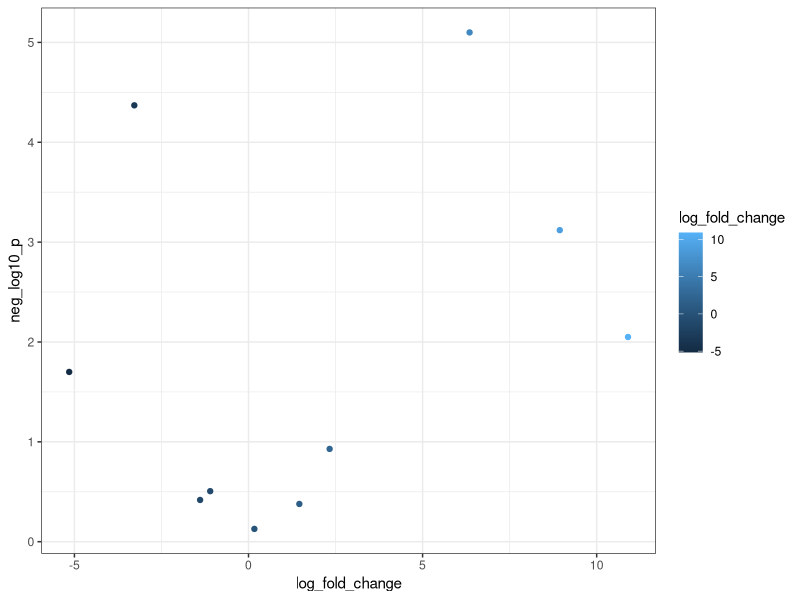
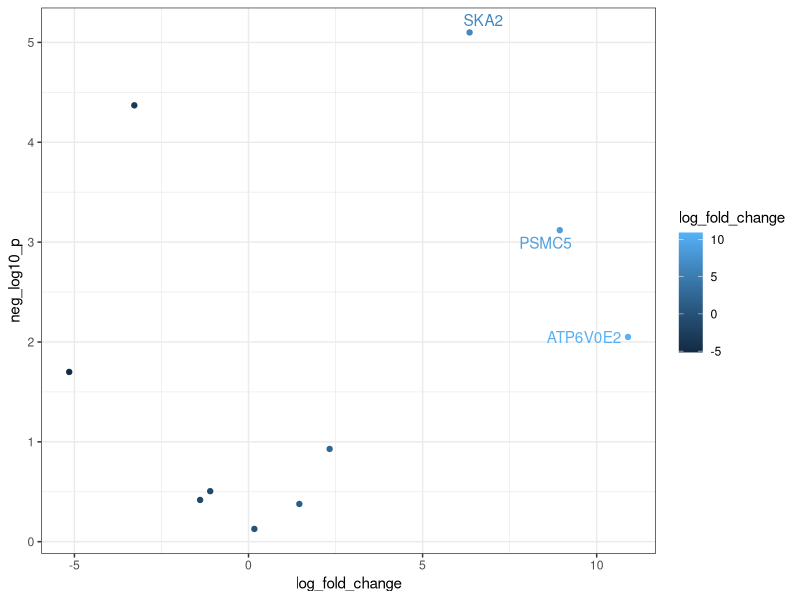
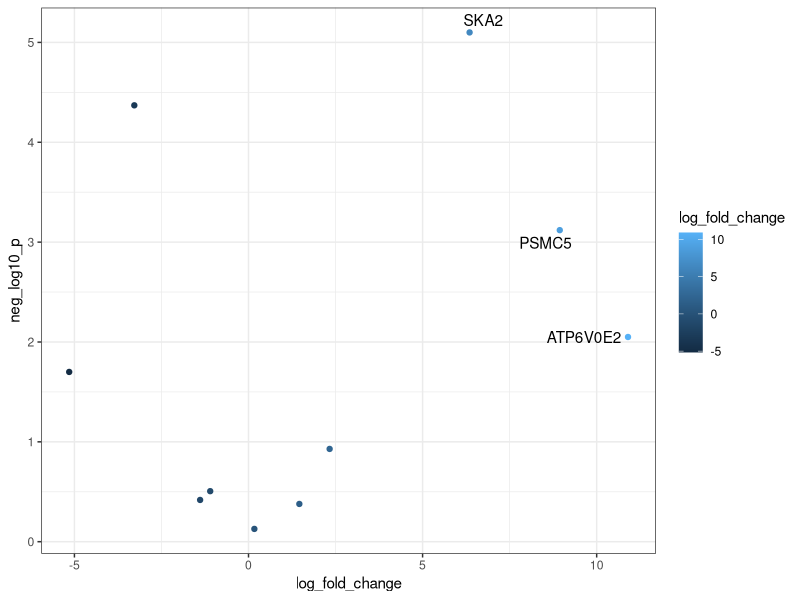

Recreate these plots in R, in order.
## ---- chunk 1
# Create a small dataset to use here as a plotting example. This data is actually
# a random selection of 10 "male_female" contrast rows from the data frame we 
# plotted in Intro ggplot.
# The tribble() function from the tibble package (tibble::tribble()) will create a
#  tibble, which _is_ a data frame but with a couple helpful tidyverse features
#  More info here: https://tibble.tidyverse.org/articles/tibble.html
gene_data <- tibble::tribble(
  ~gene_symbol, ~log_fold_change, ~neg_log10_p,
  "BOLA3",       1.46,            0.378,
  "ATP6V0E2",    10.9,            2.05, 
  "ATG12",       0.168,           0.128,
  "ASCL1",      -1.39,            0.418,
  "PSMC5",       8.94,            3.12, 
  "IMPA1",      -1.10,            0.506,
  "FABP7",      -5.15,            1.70, 
  "SCARB2",     -3.28,            4.37, 
  "FRMD6",       2.33,            0.929,
  "SKA2",        6.35,            5.10 
)

# Print the data:
gene_data
## ---- chunk 2
# Load libraries needed for plotting:
library(ggplot2)
library(ggrepel)

ggplot(
  gene_data, 
  aes(
    x = log_fold_change,
    y = neg_log10_p,
    color = log_fold_change
  )
) + 
  geom_point() + 
  theme_bw() # add bw theme
## ---- chunk 3
ggplot(
  gene_data, 
  aes(
    x = log_fold_change,
    y = neg_log10_p,
    color = log_fold_change
  )
) + 
  geom_point() +
  # This layer adds labels:
  geom_text_repel(
    # First, we want only a subset of data,which we can specify with the `data` argument. 
    # We can use dplyr::filter for this!
    data = dplyr::filter(gene_data, log_fold_change > 5),
    # Next, we set up the label to map to the `gene_symbol` column in our data
    aes(label = gene_symbol)
  ) + 
  theme_bw() 
## ---- chunk 4
ggplot(
  gene_data, 
  aes(
    x = log_fold_change,
    y = neg_log10_p,
    color = log_fold_change
  )
) + 
  geom_point() +
  # This layer adds labels:
  geom_text_repel(
    # First, we want only a subset of data,which we can specify with the `data` argument. 
    # We can use dplyr::filter for this!
    data = dplyr::filter(gene_data, log_fold_change > 5),
    # Next, we set up the label to map to the `gene_symbol` column in our data
    aes(label = gene_symbol),
    # Specify the same color (here, black) for all points
    color = "black"
  ) + 
  theme_bw() 
## ---- chunk 5
sessionInfo()
